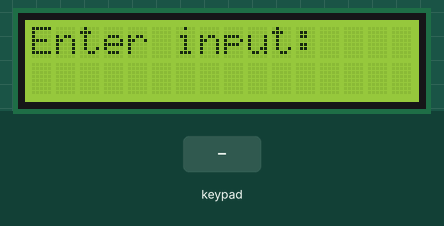
This sketch was run on a simulated Arduino Mega 2560, built with avr-gcc and run on an emulated ATmega2560. Shown: 16×2 character LCD. The test bench sets the inputs (shaded band). What the sketch prints to the serial monitor is not drawn.

Above: at 1.2 s.
1.3 s: keypad keys 4 4 4 2 4 0 3 8 # pressed 0.4 s apart
At 4.8 s:
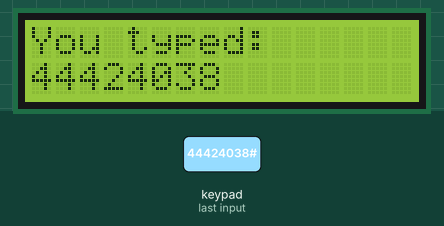
6.4 s: key 'A' pressed
At 8.4 s:
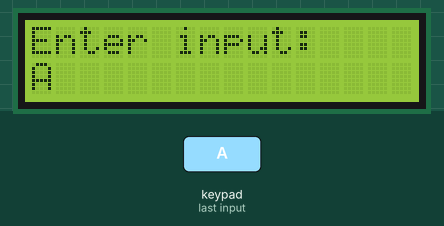
9.0 s: key '#' pressed
At 10.4 s:
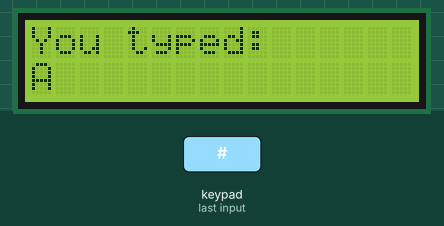
12.0 s: keypad keys 4 4 4 2 4 0 3 8 D pressed 0.4 s apart
At 16.2 s:
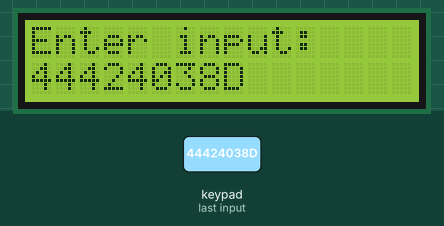
17.1 s: keypad keys 3 6 3 4 3 2 3 0 # pressed 0.4 s apart
At 20.6 s:
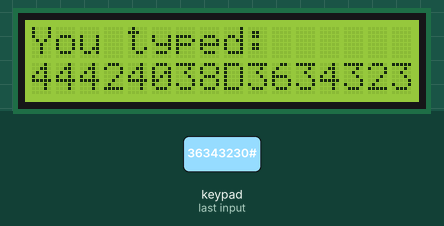
22.2 s: key 'B' pressed
At 24.3 s:
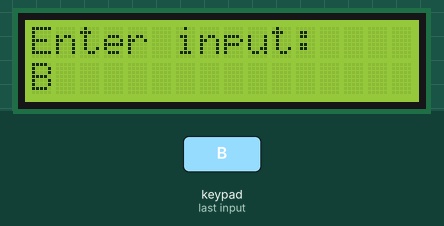
Timing chart, 0 to 25.8 s (numbered marks = the images above; inputs shaded):
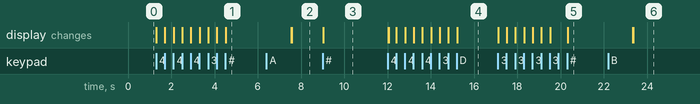

Measured:
- after the input at 1.3 s, the display: first changes at once (image 1 shows a later state)
- after the input at 6.4 s, the display: first differs from a run without the input after 1.2 s (image 2)
- after the input at 9.0 s, the display: changes at once (image 3)
- after the input at 12.0 s, the display: first differs from a run without the input after 0.06 s (image 4 shows a later state)
- after the input at 17.1 s, the display: first changes at once (image 5 shows a later state)
- after the input at 22.2 s, the display: first differs from a run without the input after 1.2 s (image 6)

The sketch:

Keypad_entered_data_process.ino
```cpp
#include <Wire.h>
#include <LiquidCrystal_I2C.h>
#include <Keypad.h>

LiquidCrystal_I2C lcd(0x27, 16, 2);

const byte ROWS = 4;
const byte COLS = 4;

char keys[ROWS][COLS] = {
  {'1', '2', '3', 'A'},
  {'4', '5', '6', 'B'},
  {'7', '8', '9', 'C'},
  {'*', '0', '#', 'D'}
};

byte rowPins[ROWS] = {44, 42, 40, 38};
byte colPins[COLS] = {36, 34, 32, 30};

Keypad keypad = Keypad(makeKeymap(keys), rowPins, colPins, ROWS, COLS);

String input = "";

void setup() {
  Serial.begin(9600);
  lcd.init();
  lcd.backlight();
  lcd.setCursor(0, 0);
  lcd.print("Enter input:");
  lcd.setCursor(0, 1);
}

void loop() {
  char key = keypad.getKey();

  if (key) {
    if (key == '#') {
      lcd.clear();
      lcd.setCursor(0, 0);
      lcd.print("You typed:");
      lcd.setCursor(0, 1);
      lcd.print(input);

      Serial.println("Input Received: " + input);

      input = "";
      delay(3000);
      lcd.clear();
      lcd.setCursor(0, 0);
      lcd.print("Enter input:");
      lcd.setCursor(0, 1);
    }
    else if (key == '*') {

      if (input.length() > 0) {
        input.remove(input.length() - 1);
        lcd.clear();
        lcd.setCursor(0, 0);
        lcd.print("Enter input:");
        lcd.setCursor(0, 1);
        lcd.print(input);
      }
    }
    else {
      if (input.length() < 16) {
        input += key;
        lcd.setCursor(0, 1);
        lcd.print(input);
      }
    }
  }
}
```
